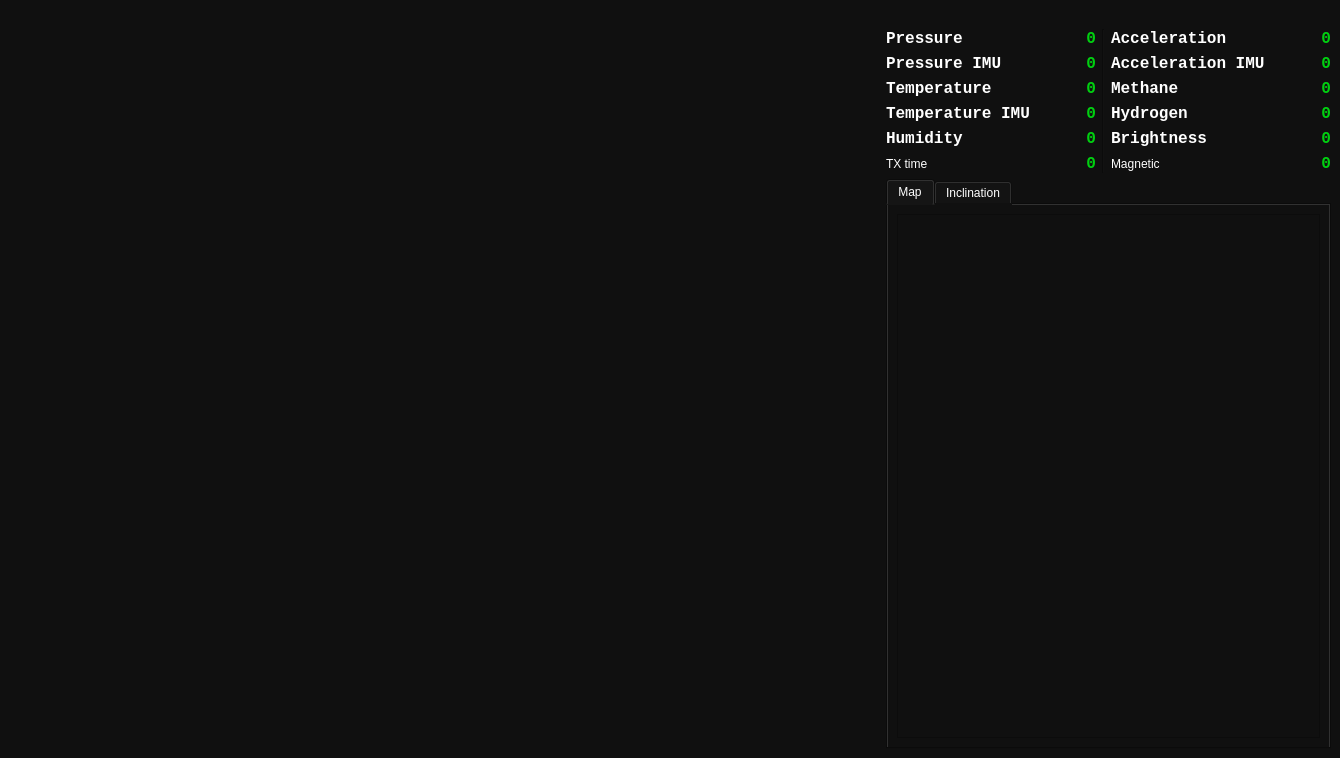
<?xml version="1.0" encoding="UTF-8"?>
<ui version="4.0">
 <class>MainWindow</class>
 <widget class="QMainWindow" name="MainWindow">
  <property name="windowModality">
   <enum>Qt::NonModal</enum>
  </property>
  <property name="geometry">
   <rect>
    <x>0</x>
    <y>0</y>
    <width>1340</width>
    <height>758</height>
   </rect>
  </property>
  <property name="windowTitle">
   <string>CanSat Telemetry Receiver</string>
  </property>
  <property name="windowIcon">
   <iconset resource="res.qrc">
    <normaloff>:/img/img/icon.ico</normaloff>:/img/img/icon.ico</iconset>
  </property>
  <property name="styleSheet">
   <string notr="true">background-color: rgb(16, 16, 16);</string>
  </property>
  <property name="toolButtonStyle">
   <enum>Qt::ToolButtonIconOnly</enum>
  </property>
  <property name="tabShape">
   <enum>QTabWidget::Triangular</enum>
  </property>
  <property name="dockNestingEnabled">
   <bool>true</bool>
  </property>
  <widget class="QWidget" name="centralwidget">
   <property name="sizePolicy">
    <sizepolicy hsizetype="Minimum" vsizetype="Minimum">
     <horstretch>0</horstretch>
     <verstretch>0</verstretch>
    </sizepolicy>
   </property>
   <layout class="QHBoxLayout" name="horizontalLayout">
    <item>
     <layout class="QHBoxLayout" name="horizontalLayout_2">
      <item>
       <layout class="QVBoxLayout" name="verticalLayout_2">
        <item>
         <widget class="PlotWidget" name="press_temp" native="true"/>
        </item>
        <item>
         <widget class="PlotWidget" name="temp_time" native="true"/>
        </item>
        <item>
         <widget class="PlotWidget" name="acc_time" native="true"/>
        </item>
       </layout>
      </item>
      <item>
       <layout class="QVBoxLayout" name="verticalLayout_3">
        <item>
         <widget class="PlotWidget" name="gas_time" native="true"/>
        </item>
        <item>
         <widget class="PlotWidget" name="hum_time" native="true"/>
        </item>
        <item>
         <widget class="PlotWidget" name="bright_time" native="true"/>
        </item>
       </layout>
      </item>
      <item>
       <layout class="QVBoxLayout" name="verticalLayout">
        <item>
         <layout class="QHBoxLayout" name="horizontalLayout_17">
          <item>
           <widget class="QLabel" name="logo">
            <property name="sizePolicy">
             <sizepolicy hsizetype="Fixed" vsizetype="Fixed">
              <horstretch>0</horstretch>
              <verstretch>0</verstretch>
             </sizepolicy>
            </property>
            <property name="maximumSize">
             <size>
              <width>391</width>
              <height>200</height>
             </size>
            </property>
            <property name="text">
             <string/>
            </property>
            <property name="pixmap">
             <pixmap resource="res.qrc">:/img/img/logo.png</pixmap>
            </property>
            <property name="scaledContents">
             <bool>true</bool>
            </property>
            <property name="alignment">
             <set>Qt::AlignCenter</set>
            </property>
            <property name="wordWrap">
             <bool>false</bool>
            </property>
           </widget>
          </item>
         </layout>
        </item>
        <item>
         <layout class="QHBoxLayout" name="horizontalLayout_3">
          <property name="sizeConstraint">
           <enum>QLayout::SetMaximumSize</enum>
          </property>
          <item>
           <layout class="QVBoxLayout" name="verticalLayout_5">
            <property name="sizeConstraint">
             <enum>QLayout::SetFixedSize</enum>
            </property>
            <item>
             <layout class="QHBoxLayout" name="horizontalLayout_8">
              <item>
               <layout class="QHBoxLayout" name="horizontalLayout_14">
                <item>
                 <widget class="QLabel" name="label">
                  <property name="sizePolicy">
                   <sizepolicy hsizetype="Minimum" vsizetype="Preferred">
                    <horstretch>0</horstretch>
                    <verstretch>0</verstretch>
                   </sizepolicy>
                  </property>
                  <property name="font">
                   <font>
                    <family>Consolas</family>
                    <pointsize>12</pointsize>
                    <weight>75</weight>
                    <italic>false</italic>
                    <bold>true</bold>
                   </font>
                  </property>
                  <property name="styleSheet">
                   <string notr="true">color: rgb(255, 255, 255);
font: 75 bold 12pt &quot;Consolas&quot;;</string>
                  </property>
                  <property name="text">
                   <string>Pressure</string>
                  </property>
                  <property name="alignment">
                   <set>Qt::AlignLeading|Qt::AlignLeft|Qt::AlignVCenter</set>
                  </property>
                 </widget>
                </item>
                <item>
                 <widget class="QLabel" name="pressure_lab">
                  <property name="minimumSize">
                   <size>
                    <width>60</width>
                    <height>0</height>
                   </size>
                  </property>
                  <property name="font">
                   <font>
                    <family>Consolas</family>
                    <pointsize>12</pointsize>
                    <weight>75</weight>
                    <italic>false</italic>
                    <bold>true</bold>
                   </font>
                  </property>
                  <property name="styleSheet">
                   <string notr="true">color: rgb(0, 208, 16);
font: 75 bold 12pt &quot;Consolas&quot;;</string>
                  </property>
                  <property name="text">
                   <string>0</string>
                  </property>
                  <property name="alignment">
                   <set>Qt::AlignRight|Qt::AlignTrailing|Qt::AlignVCenter</set>
                  </property>
                 </widget>
                </item>
               </layout>
              </item>
             </layout>
            </item>
            <item>
             <layout class="QHBoxLayout" name="horizontalLayout_7">
              <item>
               <widget class="QLabel" name="label_4">
                <property name="sizePolicy">
                 <sizepolicy hsizetype="Preferred" vsizetype="Preferred">
                  <horstretch>0</horstretch>
                  <verstretch>0</verstretch>
                 </sizepolicy>
                </property>
                <property name="font">
                 <font>
                  <family>Consolas</family>
                  <pointsize>12</pointsize>
                  <weight>75</weight>
                  <italic>false</italic>
                  <bold>true</bold>
                 </font>
                </property>
                <property name="styleSheet">
                 <string notr="true">color: rgb(255, 255, 255);
font: 75 bold 12pt &quot;Consolas&quot;;</string>
                </property>
                <property name="text">
                 <string>Pressure IMU</string>
                </property>
               </widget>
              </item>
              <item>
               <widget class="QLabel" name="pressure_imu_lab">
                <property name="sizePolicy">
                 <sizepolicy hsizetype="Preferred" vsizetype="Preferred">
                  <horstretch>0</horstretch>
                  <verstretch>0</verstretch>
                 </sizepolicy>
                </property>
                <property name="minimumSize">
                 <size>
                  <width>60</width>
                  <height>0</height>
                 </size>
                </property>
                <property name="font">
                 <font>
                  <family>Consolas</family>
                  <pointsize>12</pointsize>
                  <weight>75</weight>
                  <italic>false</italic>
                  <bold>true</bold>
                 </font>
                </property>
                <property name="styleSheet">
                 <string notr="true">color: rgb(0, 208, 16);
font: 75 bold 12pt &quot;Consolas&quot;;</string>
                </property>
                <property name="text">
                 <string>0</string>
                </property>
                <property name="alignment">
                 <set>Qt::AlignRight|Qt::AlignTrailing|Qt::AlignVCenter</set>
                </property>
               </widget>
              </item>
             </layout>
            </item>
            <item>
             <layout class="QHBoxLayout" name="horizontalLayout_6">
              <property name="sizeConstraint">
               <enum>QLayout::SetMaximumSize</enum>
              </property>
              <item>
               <widget class="QLabel" name="label_6">
                <property name="font">
                 <font>
                  <family>Consolas</family>
                  <pointsize>12</pointsize>
                  <weight>75</weight>
                  <italic>false</italic>
                  <bold>true</bold>
                 </font>
                </property>
                <property name="styleSheet">
                 <string notr="true">color: rgb(255, 255, 255);
font: 75 bold 12pt &quot;Consolas&quot;;</string>
                </property>
                <property name="text">
                 <string>Temperature</string>
                </property>
               </widget>
              </item>
              <item>
               <widget class="QLabel" name="temperature_lab">
                <property name="minimumSize">
                 <size>
                  <width>60</width>
                  <height>0</height>
                 </size>
                </property>
                <property name="font">
                 <font>
                  <family>Consolas</family>
                  <pointsize>12</pointsize>
                  <weight>75</weight>
                  <italic>false</italic>
                  <bold>true</bold>
                 </font>
                </property>
                <property name="styleSheet">
                 <string notr="true">color: rgb(0, 208, 16);
font: 75 bold 12pt &quot;Consolas&quot;;</string>
                </property>
                <property name="text">
                 <string>0</string>
                </property>
                <property name="alignment">
                 <set>Qt::AlignRight|Qt::AlignTrailing|Qt::AlignVCenter</set>
                </property>
               </widget>
              </item>
             </layout>
            </item>
            <item>
             <layout class="QHBoxLayout" name="horizontalLayout_5">
              <property name="sizeConstraint">
               <enum>QLayout::SetMaximumSize</enum>
              </property>
              <item>
               <widget class="QLabel" name="label_8">
                <property name="font">
                 <font>
                  <family>Consolas</family>
                  <pointsize>12</pointsize>
                  <weight>75</weight>
                  <italic>false</italic>
                  <bold>true</bold>
                 </font>
                </property>
                <property name="styleSheet">
                 <string notr="true">color: rgb(255, 255, 255);
font: 75 bold 12pt &quot;Consolas&quot;;</string>
                </property>
                <property name="text">
                 <string>Temperature IMU</string>
                </property>
               </widget>
              </item>
              <item>
               <widget class="QLabel" name="temperature_imu_lab">
                <property name="minimumSize">
                 <size>
                  <width>60</width>
                  <height>0</height>
                 </size>
                </property>
                <property name="font">
                 <font>
                  <family>Consolas</family>
                  <pointsize>12</pointsize>
                  <weight>75</weight>
                  <italic>false</italic>
                  <bold>true</bold>
                 </font>
                </property>
                <property name="styleSheet">
                 <string notr="true">color: rgb(0, 208, 16);
font: 75 bold 12pt &quot;Consolas&quot;;</string>
                </property>
                <property name="text">
                 <string>0</string>
                </property>
                <property name="alignment">
                 <set>Qt::AlignRight|Qt::AlignTrailing|Qt::AlignVCenter</set>
                </property>
               </widget>
              </item>
             </layout>
            </item>
            <item>
             <layout class="QHBoxLayout" name="horizontalLayout_9">
              <item>
               <widget class="QLabel" name="label_10">
                <property name="font">
                 <font>
                  <family>Consolas</family>
                  <pointsize>12</pointsize>
                  <weight>75</weight>
                  <italic>false</italic>
                  <bold>true</bold>
                 </font>
                </property>
                <property name="styleSheet">
                 <string notr="true">color: rgb(255, 255, 255);
font: 75 bold 12pt &quot;Consolas&quot;;</string>
                </property>
                <property name="text">
                 <string>Humidity</string>
                </property>
               </widget>
              </item>
              <item>
               <widget class="QLabel" name="humidity_lab">
                <property name="minimumSize">
                 <size>
                  <width>60</width>
                  <height>0</height>
                 </size>
                </property>
                <property name="font">
                 <font>
                  <family>Consolas</family>
                  <pointsize>12</pointsize>
                  <weight>75</weight>
                  <italic>false</italic>
                  <bold>true</bold>
                 </font>
                </property>
                <property name="styleSheet">
                 <string notr="true">color: rgb(0, 208, 16);
font: 75 bold 12pt &quot;Consolas&quot;;</string>
                </property>
                <property name="text">
                 <string>0</string>
                </property>
                <property name="alignment">
                 <set>Qt::AlignRight|Qt::AlignTrailing|Qt::AlignVCenter</set>
                </property>
               </widget>
              </item>
             </layout>
            </item>
            <item>
             <layout class="QHBoxLayout" name="horizontalLayout_15">
              <item>
               <widget class="QLabel" name="label_3">
                <property name="styleSheet">
                 <string notr="true">color: rgb(255, 255, 255);
font: 75 bold 12pt &quot;Consolas&quot;;</string>
                </property>
                <property name="text">
                 <string>TX time</string>
                </property>
               </widget>
              </item>
              <item>
               <widget class="QLabel" name="tx_time_lab">
                <property name="minimumSize">
                 <size>
                  <width>60</width>
                  <height>0</height>
                 </size>
                </property>
                <property name="font">
                 <font>
                  <family>Consolas</family>
                  <pointsize>12</pointsize>
                  <weight>75</weight>
                  <italic>false</italic>
                  <bold>true</bold>
                 </font>
                </property>
                <property name="styleSheet">
                 <string notr="true">color: rgb(0, 208, 16);
font: 75 bold 12pt &quot;Consolas&quot;;</string>
                </property>
                <property name="text">
                 <string>0</string>
                </property>
                <property name="alignment">
                 <set>Qt::AlignRight|Qt::AlignTrailing|Qt::AlignVCenter</set>
                </property>
               </widget>
              </item>
             </layout>
            </item>
           </layout>
          </item>
          <item>
           <widget class="Line" name="line">
            <property name="orientation">
             <enum>Qt::Vertical</enum>
            </property>
           </widget>
          </item>
          <item>
           <layout class="QVBoxLayout" name="verticalLayout_4">
            <property name="sizeConstraint">
             <enum>QLayout::SetFixedSize</enum>
            </property>
            <item>
             <layout class="QHBoxLayout" name="horizontalLayout_13">
              <item>
               <widget class="QLabel" name="label_12">
                <property name="sizePolicy">
                 <sizepolicy hsizetype="Maximum" vsizetype="Maximum">
                  <horstretch>0</horstretch>
                  <verstretch>0</verstretch>
                 </sizepolicy>
                </property>
                <property name="font">
                 <font>
                  <family>Consolas</family>
                  <pointsize>12</pointsize>
                  <weight>75</weight>
                  <italic>false</italic>
                  <bold>true</bold>
                 </font>
                </property>
                <property name="styleSheet">
                 <string notr="true">color: rgb(255, 255, 255);
font: 75 bold 12pt &quot;Consolas&quot;;</string>
                </property>
                <property name="text">
                 <string>Acceleration</string>
                </property>
               </widget>
              </item>
              <item>
               <widget class="QLabel" name="acceleration_lab">
                <property name="minimumSize">
                 <size>
                  <width>60</width>
                  <height>0</height>
                 </size>
                </property>
                <property name="font">
                 <font>
                  <family>Consolas</family>
                  <pointsize>12</pointsize>
                  <weight>75</weight>
                  <italic>false</italic>
                  <bold>true</bold>
                 </font>
                </property>
                <property name="styleSheet">
                 <string notr="true">color: rgb(0, 208, 16);
font: 75 bold 12pt &quot;Consolas&quot;;</string>
                </property>
                <property name="text">
                 <string>0</string>
                </property>
                <property name="alignment">
                 <set>Qt::AlignRight|Qt::AlignTrailing|Qt::AlignVCenter</set>
                </property>
               </widget>
              </item>
             </layout>
            </item>
            <item>
             <layout class="QHBoxLayout" name="horizontalLayout_12">
              <item>
               <widget class="QLabel" name="label_14">
                <property name="font">
                 <font>
                  <family>Consolas</family>
                  <pointsize>12</pointsize>
                  <weight>75</weight>
                  <italic>false</italic>
                  <bold>true</bold>
                 </font>
                </property>
                <property name="styleSheet">
                 <string notr="true">color: rgb(255, 255, 255);
font: 75 bold 12pt &quot;Consolas&quot;;</string>
                </property>
                <property name="text">
                 <string>Acceleration IMU</string>
                </property>
               </widget>
              </item>
              <item>
               <widget class="QLabel" name="acceleration_imu_lab">
                <property name="minimumSize">
                 <size>
                  <width>60</width>
                  <height>0</height>
                 </size>
                </property>
                <property name="font">
                 <font>
                  <family>Consolas</family>
                  <pointsize>12</pointsize>
                  <weight>75</weight>
                  <italic>false</italic>
                  <bold>true</bold>
                 </font>
                </property>
                <property name="styleSheet">
                 <string notr="true">color: rgb(0, 208, 16);
font: 75 bold 12pt &quot;Consolas&quot;;</string>
                </property>
                <property name="text">
                 <string>0</string>
                </property>
                <property name="alignment">
                 <set>Qt::AlignRight|Qt::AlignTrailing|Qt::AlignVCenter</set>
                </property>
               </widget>
              </item>
             </layout>
            </item>
            <item>
             <layout class="QHBoxLayout" name="horizontalLayout_11">
              <item>
               <widget class="QLabel" name="label_16">
                <property name="font">
                 <font>
                  <family>Consolas</family>
                  <pointsize>12</pointsize>
                  <weight>75</weight>
                  <italic>false</italic>
                  <bold>true</bold>
                 </font>
                </property>
                <property name="styleSheet">
                 <string notr="true">color: rgb(255, 255, 255);
font: 75 bold 12pt &quot;Consolas&quot;;</string>
                </property>
                <property name="text">
                 <string>Methane</string>
                </property>
               </widget>
              </item>
              <item>
               <widget class="QLabel" name="methane_lab">
                <property name="minimumSize">
                 <size>
                  <width>60</width>
                  <height>0</height>
                 </size>
                </property>
                <property name="font">
                 <font>
                  <family>Consolas</family>
                  <pointsize>12</pointsize>
                  <weight>75</weight>
                  <italic>false</italic>
                  <bold>true</bold>
                 </font>
                </property>
                <property name="styleSheet">
                 <string notr="true">color: rgb(0, 208, 16);
font: 75 bold 12pt &quot;Consolas&quot;;</string>
                </property>
                <property name="text">
                 <string>0</string>
                </property>
                <property name="alignment">
                 <set>Qt::AlignRight|Qt::AlignTrailing|Qt::AlignVCenter</set>
                </property>
               </widget>
              </item>
             </layout>
            </item>
            <item>
             <layout class="QHBoxLayout" name="horizontalLayout_4">
              <item>
               <widget class="QLabel" name="label_18">
                <property name="font">
                 <font>
                  <family>Consolas</family>
                  <pointsize>12</pointsize>
                  <weight>75</weight>
                  <italic>false</italic>
                  <bold>true</bold>
                 </font>
                </property>
                <property name="styleSheet">
                 <string notr="true">color: rgb(255, 255, 255);
font: 75 bold 12pt &quot;Consolas&quot;;</string>
                </property>
                <property name="text">
                 <string>Hydrogen</string>
                </property>
               </widget>
              </item>
              <item>
               <widget class="QLabel" name="hydrogen_lab">
                <property name="minimumSize">
                 <size>
                  <width>60</width>
                  <height>0</height>
                 </size>
                </property>
                <property name="font">
                 <font>
                  <family>Consolas</family>
                  <pointsize>12</pointsize>
                  <weight>75</weight>
                  <italic>false</italic>
                  <bold>true</bold>
                 </font>
                </property>
                <property name="styleSheet">
                 <string notr="true">color: rgb(0, 208, 16);
font: 75 bold 12pt &quot;Consolas&quot;;</string>
                </property>
                <property name="text">
                 <string>0</string>
                </property>
                <property name="alignment">
                 <set>Qt::AlignRight|Qt::AlignTrailing|Qt::AlignVCenter</set>
                </property>
               </widget>
              </item>
             </layout>
            </item>
            <item>
             <layout class="QHBoxLayout" name="horizontalLayout_10">
              <item>
               <widget class="QLabel" name="label_20">
                <property name="font">
                 <font>
                  <family>Consolas</family>
                  <pointsize>12</pointsize>
                  <weight>75</weight>
                  <italic>false</italic>
                  <bold>true</bold>
                 </font>
                </property>
                <property name="styleSheet">
                 <string notr="true">color: rgb(255, 255, 255);
font: 75 bold 12pt &quot;Consolas&quot;;</string>
                </property>
                <property name="text">
                 <string>Brightness</string>
                </property>
               </widget>
              </item>
              <item>
               <widget class="QLabel" name="brightness_lab">
                <property name="minimumSize">
                 <size>
                  <width>60</width>
                  <height>0</height>
                 </size>
                </property>
                <property name="font">
                 <font>
                  <family>Consolas</family>
                  <pointsize>12</pointsize>
                  <weight>75</weight>
                  <italic>false</italic>
                  <bold>true</bold>
                 </font>
                </property>
                <property name="styleSheet">
                 <string notr="true">color: rgb(0, 208, 16);
font: 75 bold 12pt &quot;Consolas&quot;;</string>
                </property>
                <property name="text">
                 <string>0</string>
                </property>
                <property name="alignment">
                 <set>Qt::AlignRight|Qt::AlignTrailing|Qt::AlignVCenter</set>
                </property>
               </widget>
              </item>
             </layout>
            </item>
            <item>
             <layout class="QHBoxLayout" name="horizontalLayout_16">
              <item>
               <widget class="QLabel" name="label_7">
                <property name="styleSheet">
                 <string notr="true">color: rgb(255, 255, 255);
font: 75 bold 12pt &quot;Consolas&quot;;</string>
                </property>
                <property name="text">
                 <string>Magnetic</string>
                </property>
               </widget>
              </item>
              <item>
               <widget class="QLabel" name="magnetic_lab">
                <property name="minimumSize">
                 <size>
                  <width>60</width>
                  <height>0</height>
                 </size>
                </property>
                <property name="font">
                 <font>
                  <family>Consolas</family>
                  <pointsize>12</pointsize>
                  <weight>75</weight>
                  <italic>false</italic>
                  <bold>true</bold>
                 </font>
                </property>
                <property name="styleSheet">
                 <string notr="true">color: rgb(0, 208, 16);
font: 75 bold 12pt &quot;Consolas&quot;;</string>
                </property>
                <property name="text">
                 <string>0</string>
                </property>
                <property name="alignment">
                 <set>Qt::AlignRight|Qt::AlignTrailing|Qt::AlignVCenter</set>
                </property>
               </widget>
              </item>
             </layout>
            </item>
           </layout>
          </item>
         </layout>
        </item>
        <item>
         <widget class="QTabWidget" name="tabWidget">
          <property name="sizePolicy">
           <sizepolicy hsizetype="Minimum" vsizetype="Expanding">
            <horstretch>0</horstretch>
            <verstretch>0</verstretch>
           </sizepolicy>
          </property>
          <property name="styleSheet">
           <string notr="true">color: rgb(255, 255, 255);
font: 75 bold 12pt &quot;Consolas&quot;;</string>
          </property>
          <property name="currentIndex">
           <number>0</number>
          </property>
          <widget class="QWidget" name="map_tab">
           <attribute name="title">
            <string>Map</string>
           </attribute>
           <layout class="QGridLayout" name="gridLayout_2">
            <item row="0" column="0">
             <layout class="QVBoxLayout" name="verticalLayout_6">
              <item>
               <widget class="QGraphicsView" name="graphicsView">
                <property name="sizePolicy">
                 <sizepolicy hsizetype="Minimum" vsizetype="MinimumExpanding">
                  <horstretch>0</horstretch>
                  <verstretch>0</verstretch>
                 </sizepolicy>
                </property>
               </widget>
              </item>
             </layout>
            </item>
           </layout>
          </widget>
          <widget class="QWidget" name="inclination_tab">
           <attribute name="title">
            <string>Inclination</string>
           </attribute>
           <layout class="QGridLayout" name="gridLayout_3">
            <item row="0" column="0">
             <layout class="QVBoxLayout" name="verticalLayout_7"/>
            </item>
           </layout>
          </widget>
         </widget>
        </item>
       </layout>
      </item>
     </layout>
    </item>
   </layout>
  </widget>
 </widget>
 <customwidgets>
  <customwidget>
   <class>PlotWidget</class>
   <extends>QWidget</extends>
   <header>pyqtgraph</header>
   <container>1</container>
  </customwidget>
 </customwidgets>
 <resources>
  <include location="res.qrc"/>
 </resources>
 <connections/>
</ui>
